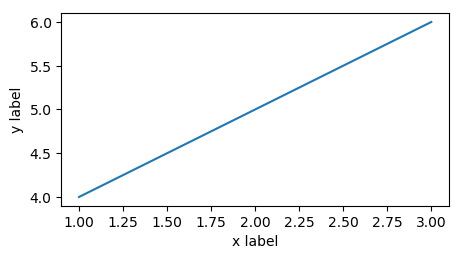

Here is the Python script that generated this plot:
plt.figure(figsize=(5, 2.5))
plt.plot([1, 2, 3], [4, 5, 6])
plt.xlabel("x label")
plt.ylabel("y label")
plt.savefig("tight-layout.png", bbox_inches='tight')
print(imread("tight-layout.png").shape) # outputs (259, 462, 4)
